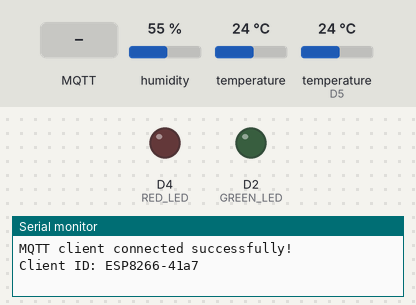
Simulated run of this sketch. Board: ESP8266 (NodeMCU). Parts: output pins drawn as LEDs (lit = HIGH), the last lines printed to the serial monitor. The test bench sets the inputs (shaded band); at power-on: humidity 55 %, temperature 24 °C, temperature (sensor on D5) 24 °C. WiFi joins after 1.5 s; servers stay silent unless stated; random numbers use the default seed unless the sketch sets one; no MQTT or app messages arrive unless stated.

Above: at 3.7 s.
3.8 s: MQTT message "90" arrives on the first subscribed topic
At 4.8 s:
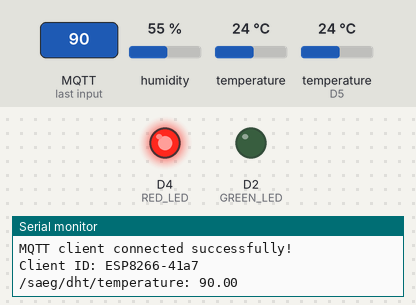
5.9 s: MQTT message "0" arrives on the first subscribed topic
At 6.9 s:
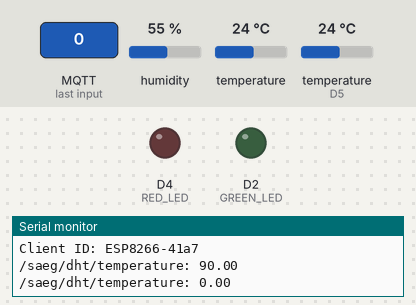
7.7 s: MQTT message "200" arrives on the first subscribed topic
At 9.4 s:
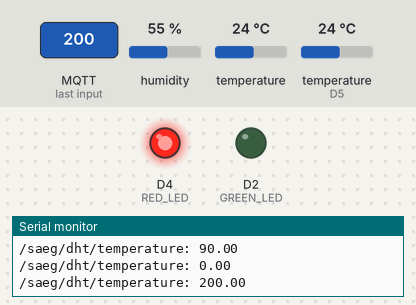
Timing chart, 0 to 10.9 s (numbered marks = the images above; inputs shaded):
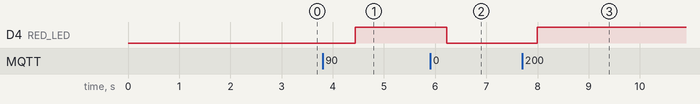

Measured:
- after the input at 3.8 s, D4 (RED_LED): LOW → HIGH after 0.64 s
- after the input at 5.9 s, D4 (RED_LED): HIGH → LOW after 0.33 s
- after the input at 7.7 s, D4 (RED_LED): LOW → HIGH after 0.29 s

The sketch:

temperature.ino
```cpp
#include <DHT.h>
#include <OneWire.h>
#include <DallasTemperature.h>
#include "WiFi.h"
#include "MQTT.h"

#define NET_SSID        "saeg2019"
#define NET_PASS        "semsenha"
#define MQTT_SERV       "iotsaeg.nc2.iff.edu.br"
#define MQTT_USER       "saeg"
#define MQTT_PASS       "semsenha"
#define MQTT_PORT       1883
#define TOPIC_DALLAS    "/saeg/dallas/temperature"
#define TOPIC_DHT_TEMP  "/saeg/dht/temperature"
#define TOPIC_DHT_HUMI  "/saeg/dht/humidity"
#define GREEN_LED       D2
#define RED_LED         D4

OneWire pin(D3);
DallasTemperature bus(&pin);
DeviceAddress dallas;
DHT dht(D5, DHT11);

void setup() {
  Serial.begin(9600);

  pinMode(GREEN_LED, OUTPUT);
  pinMode(RED_LED, OUTPUT);

  digitalWrite(GREEN_LED, LOW);
  digitalWrite(RED_LED, LOW);

 // bus.begin();
  //bus.getAddress(dallas, 0);

  dht.begin();
}

void loop() {
  if (!wifiConnected()) {
    if (connectWifi(NET_SSID, NET_PASS)) {
      connectMQTT(MQTT_SERV, MQTT_PORT, MQTT_USER, MQTT_PASS);
      subscribeTopic(TOPIC_DHT_TEMP);
    }
  } else if (!MQTTLoop()) {
    connectMQTT(MQTT_SERV, MQTT_PORT, MQTT_USER, MQTT_PASS);
    subscribeTopic(TOPIC_DHT_TEMP);
  } else {
    bus.requestTemperatures();
    publishTopic(TOPIC_DALLAS, (char*) String(bus.getTempC(dallas)).c_str());
    publishTopic(TOPIC_DHT_TEMP, (char*) String(dht.readTemperature()).c_str());
    publishTopic(TOPIC_DHT_HUMI, (char*) String(dht.readHumidity()).c_str());
  }
}

void MQTTCallback(char* topic, byte* payload, unsigned int length) {
  String message = "";
  for (int i = 0; i < length; i++) {
     message += (char)payload[i];
  }
  if (strcmp(topic, TOPIC_DALLAS) == 0) {
    if (message.toFloat() > 25) {
      digitalWrite(GREEN_LED, HIGH);
    } else {
     digitalWrite(GREEN_LED, LOW);
    }
  }
  if (strcmp(topic, TOPIC_DHT_TEMP) == 0) {
    if (message.toFloat() > 25) {
      digitalWrite(RED_LED, HIGH);
    } else {
     digitalWrite(RED_LED, LOW);
    }
  }
  Serial.print(topic);
  Serial.print(": ");
  Serial.println(message.toFloat());
  delay(1000);
}
```

MQTT.h
```cpp
#include <PubSubClient.h>

WiFiClient wifiClient;
PubSubClient MQTTClient(wifiClient);

void MQTTCallback(char* topic, byte* payload, unsigned int length);

void connectMQTT(char* broker, int port, char* user, char* pass) {
  MQTTClient.setServer(broker, port);
  MQTTClient.setCallback(MQTTCallback);
  while (!MQTTClient.connected()) {
    Serial.println("Trying to connect MQTT client to the MQTT Broker...");
    String clientID = "ESP8266-";
    clientID += String(random(0xffff), HEX);
    if (MQTTClient.connect(clientID.c_str(), user, pass)) {
      Serial.println("MQTT client connected successfully!");
      Serial.print("Client ID: ");
      Serial.println(clientID);
    } else {
      Serial.println("MQTT connection error. Trying again...");
      delay(1000);
    }
  }
}

void subscribeTopic(char* topic) {
  MQTTClient.subscribe(topic);
}

void publishTopic(char* topic, char* payload) {
  MQTTClient.publish(topic, payload);
}

boolean MQTTLoop() {
  return MQTTClient.loop();
}
```

WiFi.h
```cpp
#include <ESP8266WiFi.h>

boolean wifiConnected() {
  return (WiFi.status() == WL_CONNECTED);
}

boolean connectWifi(String ssid, String password) {
  Serial.println("Trying to connect");
  WiFi.begin(ssid, password);

  int countDelay = 0;
  while ((!wifiConnected()) && (countDelay < 10) ) {
    delay(1000);
    Serial.print(".");
    countDelay++;
  }

  if (!wifiConnected()) {
    Serial.println("Wifi connection error. Trying again...");
    delay(1000);
    return false;
  }

  Serial.println("Wifi connected successfully!");
  Serial.print("IP address: ");
  Serial.println(WiFi.localIP());
  return true;
}
```
